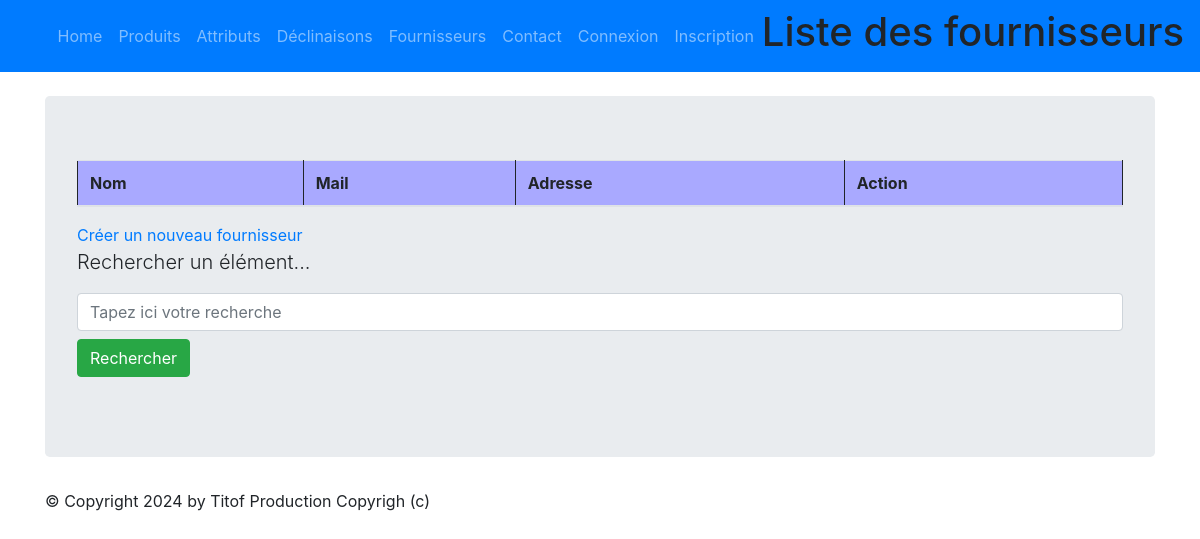
The page /monapp/fournisseur/list on the database as committed earlier.
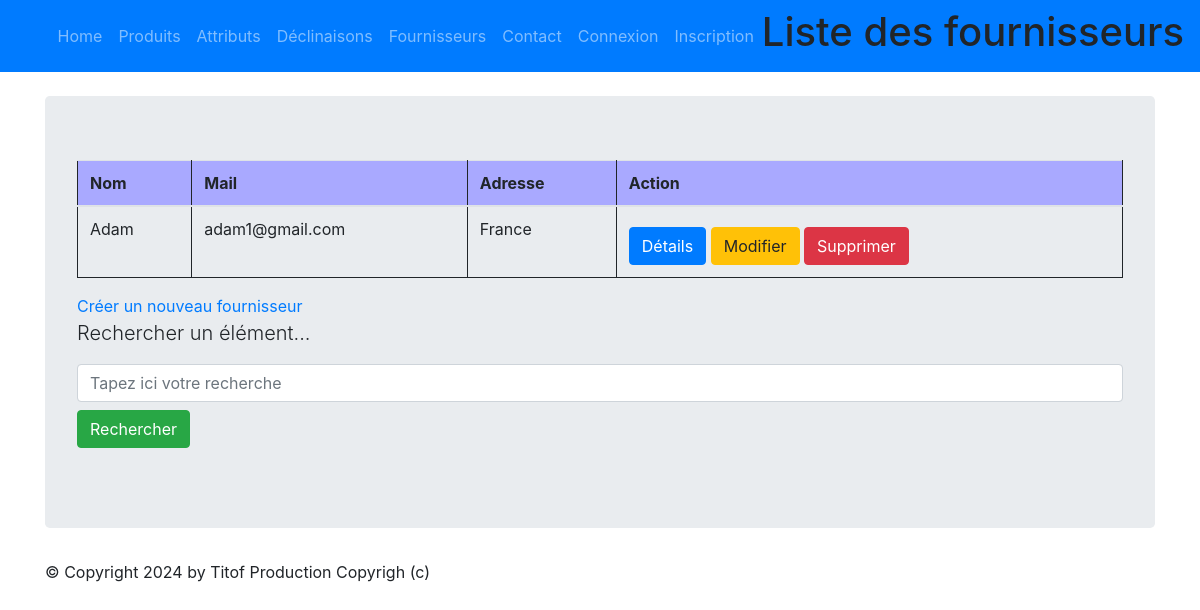
The same page on the database as committed later.
### monapp/models.py (models this page shows)
class Fournisseur(models.Model):
    class Meta:
        verbose_name = "Fournisseur"
        ordering = ['name']
    name = models.CharField(max_length=100)
    mail = models.CharField(max_length=150)
    adresse = models.CharField(max_length=150)

### monapp/views.py (the view)
# urls.py: path("fournisseur/list",views.FournisseurListView.as_view(), name="fournisseur-list"),
class FournisseurListView(ListView):
  model = Fournisseur
  template_name = "monapp/list_fournisseurs.html"
  context_object_name = "fournisseurs"
  def get_queryset(self ):
    query = self.request.GET.get('search')
    if query:
      return Fournisseur.objects.filter(name__icontains=query)
    return Fournisseur.objects.all()
  def get_context_data(self, **kwargs):
    context = super(FournisseurListView, self).get_context_data(**kwargs)
    context['titremenu'] = "Liste des fournisseurs"
    return context

### monapp/templates/monapp/list_fournisseurs.html (shortened to what this page needs)
{% extends 'monapp/base.html' %}
{% block menu %}
<h1>Liste des fournisseurs</h1>
{% endblock %}
{% block contenu %}
<table class="table">
    <thead>
        <th>Nom</th>
        <th>Mail</th>
        <th>Adresse</th>
        <th>Action</th>
    </thead>
    <tbody>
        {% for fournisseur in fournisseurs %}
        <tr>
            <td>{{ fournisseur.name}}</td>
            <td>{{ fournisseur.mail}}</td>
            <td>{{ fournisseur.adresse}}</td>
            <td>
                <a href="{% url 'fournisseur-detail' fournisseur.id %}" class="btn btn-primary mt-2">Détails</a>
                <a href="{% url 'fournisseur-update' fournisseur.id %}" class="btn btn-warning mt-2">Modifier</a>
                <a href="{% url 'fournisseur-delete' fournisseur.id %}" class="btn btn-danger mt-2">Supprimer</a>
            </td>
        </tr>
        {% endfor %}
    </tbody>
</table>
<a href="{% url 'fournisseur-add' %}">Créer un nouveau fournisseur</a>
<p class="lead mb-3 ml-0">Rechercher un élément...</p>
<form method="GET" action="">
<input class="form-control" type="text" name="search" placeholder="Tapez ici votre recherche"
    value="{{ request.GET.search }}">
    <button type="submit" class="btn btn-success mt-2">Rechercher</button>
</form>
{% endblock %}

Rows that differ between the two databases and show on the page:
added Fournisseur: name "Adam", mail "adam1@gmail.com", adresse "France"
